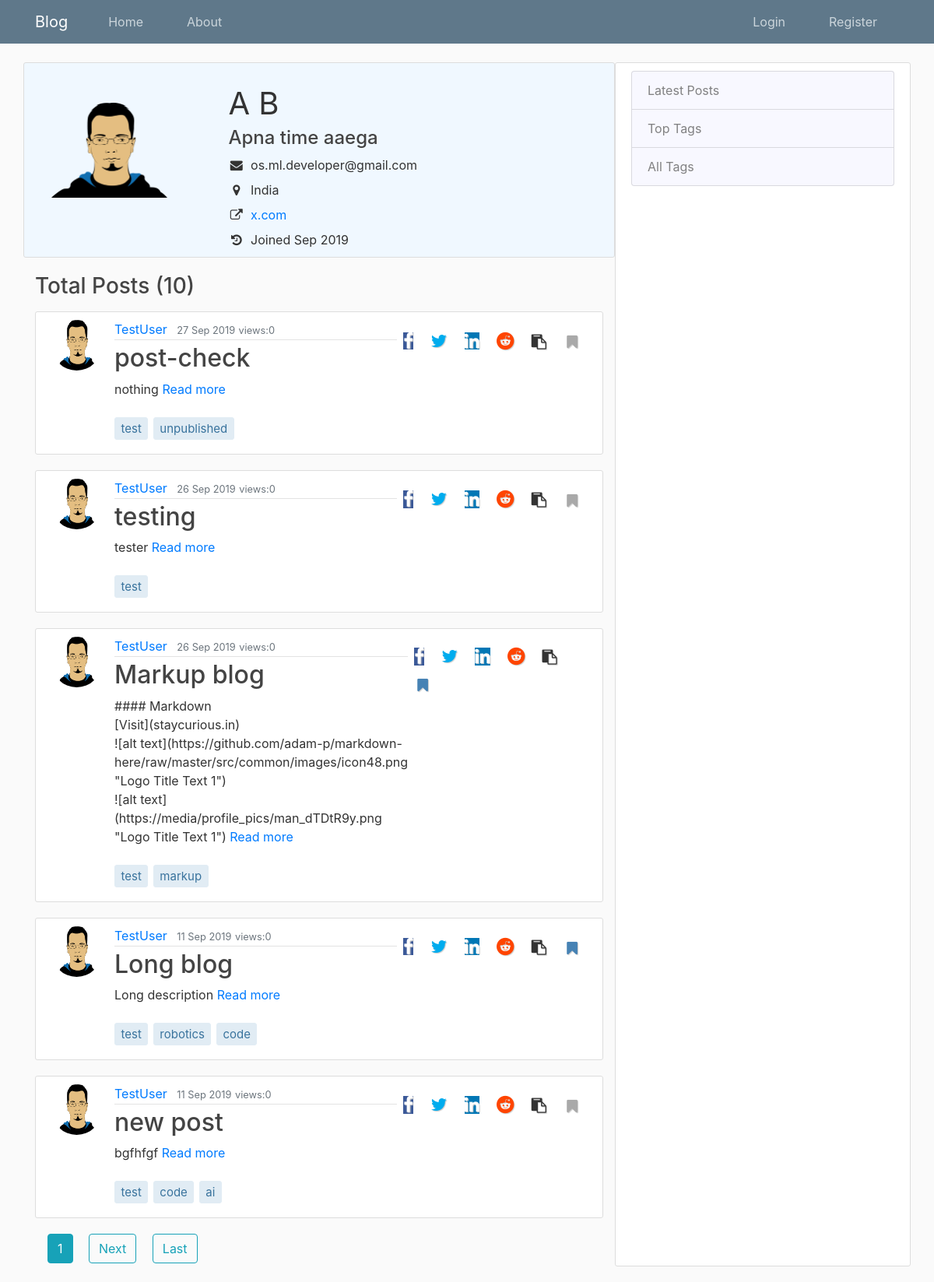
Before: /blog/user/TestUser with the older database file.
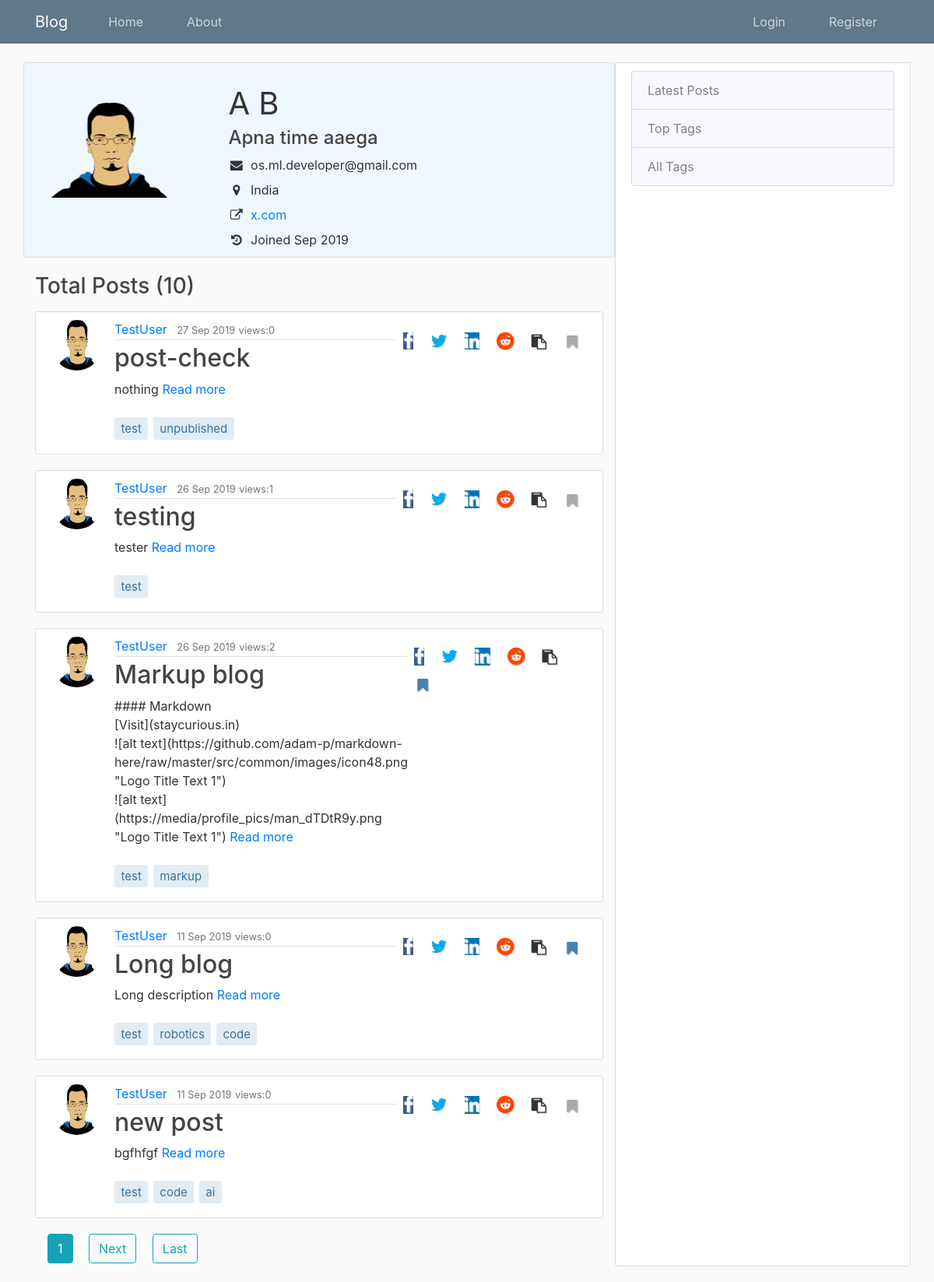
After: the same page with the newer database file.
### Blog/models.py (models this page shows, shortened)
class Post(models.Model):
    title = models.CharField(help_text='Try to keep the title short, within 80 characters.', max_length=80, unique=True)
    slug = models.SlugField(default='', max_length=80)
    content = MarkupField(help_text=('This field supports all markup formatting'),
                        default='',
                        default_markup_type='markdown',
                        )
    tags = models.CharField(help_text='Enter tags separated by spaces. Do not enter more than 5 tags', max_length=80, default='', blank=True)
    date_posted = models.DateTimeField(default=timezone.now)
    last_updated = models.DateTimeField(auto_now=True)
    author = models.ForeignKey(User, null=True, on_delete=models.SET_NULL)
    publish = models.BooleanField(default=False)
    def get_tags_list(self):
        return self.tags.split()
    def get_post_detail_url(self):
        return reverse('Blog:post-detail', kwargs={'slug':self.slug})
    @property
    def hit_count(self):
        url, created = UrlHit.objects.get_or_create(url=self.get_post_detail_url())
        return url.hits

### Track/models.py (models this page shows, shortened)
class UrlHit(models.Model):
    url     = models.URLField()
    hits    = models.PositiveIntegerField(default=0)
    class Meta:
        ordering = ['-hits']

### Users/models.py (models this page shows, shortened)
class Profile(models.Model):
    user = models.OneToOneField(User, on_delete=models.CASCADE)
    bio = models.CharField(null=True, max_length=140, blank=True)
    image = models.ImageField(default='default.jpg', upload_to='profile_pics', blank=True)
    public = models.BooleanField(default=False)
    website = models.CharField(null=True, blank=True, max_length=80)
    location = models.CharField(null=True, max_length=200, blank=True)
    join_date = models.DateTimeField(auto_now_add=True)
    bookmarked_posts = models.ManyToManyField(Post)
    def __str__(self):
        return f'{self.user.username} Profile'
    def get_bookmarked_posts(self):
        return [post.id for post in self.bookmarked_posts.all()]

### Blog/views.py (the view)
# urls.py: path('user/<str:username>', views.UserPostListView.as_view(), name='user-posts'),
class UserPostListView(ListView):
    template_name = 'Blog/user_posts.html'   # <app>/<model>_<viewtype>.html
    context_object_name = 'posts'
    queryset = Post.objects.filter(publish=True)
    paginate_by = 5
    def get_queryset(self):
        user = get_object_or_404(User, username=self.kwargs.get('username'))
        return Post.objects.filter(author=user).order_by('-date_posted')
    def get_context_data(self, **kwargs):
        context = super(UserPostListView, self).get_context_data(**kwargs)
        context['author'] = get_object_or_404(User,
                                                username=self.kwargs.get('username')
                                                )
        context['profile'] = context['author'].profile
        return context

### Blog/templates/Blog/user_posts.html (shortened to what this page needs)
{% extends "Blog/base.html" %}
{% block content %}
{% if page_obj.paginator.count %}
    <div class="row {{profile}} content-section mt-0">
        <div class="avatar col-12 col-lg-3 col-xs-12 col-md-3 pr-3">
            <img class="user-img" src="{{ author.profile.image.url }}" alt="{{ author.first_name }} {{ author.last_name }}">
        </div>
        <div class="profile-info col-12 col-lg-9 col-xs-12 col-md-9 mt-1 pr-3">
            <ul class="list-unstyled ml-5 pr-3">
                <li class="user-name mt-2 account-heading">
                    {{ author.first_name }} {{ author.last_name }}
                </li>
                <h4 class="user-bio mb-2">
                    {{ author.profile.bio }}
                </h4>
                {% if author.profile.public %}
                <li class="user-email mt-2">
                    <span><i class="fa fa-envelope fa-fw mr-2"></i>{{ author.email }}</span>
                </li>
                {% endif %}
                {% if author.profile.location %}
                <li class="user-location mt-2">
                    <span><i class="fa fa-map-marker fa-fw mr-2"></i>{{ author.profile.location }}</span>
                </li>
                {% endif %}
                {% if author.profile.website %}
                <li class="user-website mt-2">
                    <span>
                        <i class="fa fa-external-link fa-fw mr-2"></i><a href="//{{author.profile.website}}" target="_blank">{{ author.profile.website }}</a>
                    </span>
                </li>
                {% endif %}
                <li class="user-join-date mt-2">
                    <span>
                    <i class="fa fa-history fa-fw mr-2"></i>Joined {{ author.profile.join_date|date:"M Y" }}<li>
                </span>
            </ul>
        </div>
    </div>
    <h3 class="mb-3">Total Posts ({{ page_obj.paginator.count }})</h3>
    {% include "post_list.html" %}
    {% include "paginate.html" %}
{% else %}
<h5 class="mt-5">There are no posts here.
    {% if author == user %}
    Try writing some <a class="" href="{% url 'Blog:post-create' %}">Posts</a>
    {% endif %}
</h5>
{% endif %}
{% endblock content %}

### Blog/templates/post_list.html (shortened to what this page needs)
{% for post in posts %}
<div class="media content-section">
    <img class="rounded-circle article-img" src="{{ post.author.profile.image.url }}">
    <div class="media-body">
        <div class="article-metadata">
            <a class="mr-2" href="{% url 'Blog:user-posts' post.author.username %}">{{ post.author }}</a>
            <small class="text-muted">{{ post.date_posted|date:"j M Y" }}</small>
            <small class="text-muted">views:{{post.hit_count}}</small>
        </div>
        <h2><a class="article-title" href="{% url 'Blog:post-detail' post.slug %}">{{ post.title }}</a></h2>
        <p class="article-short-des">{{ post.content|truncatewords_html:'50' }}&nbsp<span><a href="{% url 'Blog:post-detail' post.slug %}">Read more</a></p>
        {% include "tags.html" with tags=post.get_tags_list %}
    </div>
{% include "share.html" %}
</div>
{% endfor %}

### Blog/templates/tags.html (shortened to what this page needs)
<span>
{% for tag in tags %}
    <a href="{% url 'Blog:tagged' tag %}"><p class="article-tags">{{ tag }}</p></a>
{% endfor %}
</span>

### Blog/templates/share.html
{% with domain='https://staycurious.in' %}
<ul class="list-unstyled share-icon mt-2 mb-2 float-right">
    {% url 'Blog:post-detail' post.slug as link %}
    {% with domain|add:link as link %}
        <li><a href="http://www.facebook.com/sharer.php?u={{link}}" rel="nofollow noopener noreferrer" target="_blank"><i class="fa fa-facebook ml-2 mr-2"></i></a></li>
        <li><a href="http://www.twitter.com/share?text={{object.title}}&url={{link}}" rel="nofollow noopener noreferrer" target="_blank"><i class="fa fa-twitter ml-2 mr-2"></i></a></li>
        <li><a href="http://www.linkedin.com/shareArticle?mini=true&url={{link|urlencode:''}}&title={{object.title|urlencode}}&source=StayCurious-Blog" rel="nofollow noopener noreferrer" target="_blank" ><i class="fa fa-linkedin ml-2 mr-2"></i></a></li>
        <li><a href="http://www.reddit.com/submit?url={{link}}post-to-reddit-via-url&titile={{object.title|urlencode}}" rel="nofollow noopener noreferrer" target="_blank"><i class="fa fa-reddit ml-2 mr-2"></i></a></li>
        <li><a class="copy" data-text={{link}} title="Copy link"><i class="fa fa-clipboard ml-2 mr-2"></i></a></li>
        {% if post.id in profile.get_bookmarked_posts %}
        <li><a id="unbookmark" class="btn bookmark" data-post={{post.slug}} data-url={% url 'Blog:bookmark-post'%} title="Remove from bookmark"><i class="fa fa-bookmark" style="color:steelblue"></i></a></li>
        {% else %}
        <li><a id="bookmark" class="btn bookmark" data-post={{post.slug}} data-url={% url 'Blog:bookmark-post'%} title="Bookmark this post"><i class="fa fa-bookmark" style="color:darkgrey"></i></a></li>
        {% endif %}
    {% endwith %}
</ul>
{% endwith %}

Changed rows visible on the page:
computed for Post "testing": hit_count "0" → "1"
changed through a linked row, Post "Markup blog": hit_count "0" → "2"
